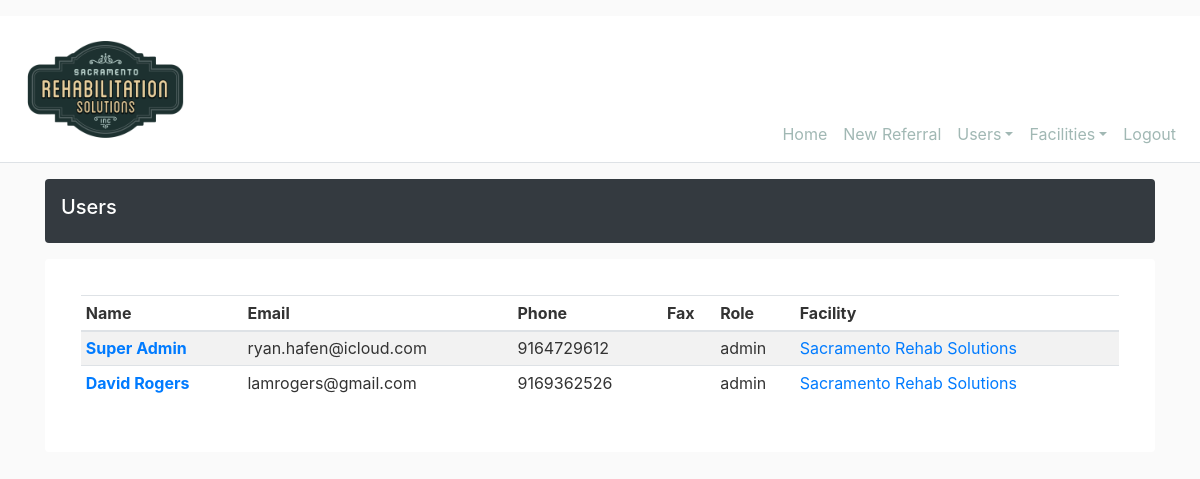
Page /user/list (signed in) on the committed database.
### srs_intake/models.py (models this page shows, shortened)
class User(db.Model, UserMixin):
    id = db.Column(db.Integer, primary_key=True, autoincrement=True)
    firstname = db.Column(db.String(20), nullable=True)
    lastname = db.Column(db.String(20), nullable=True)
    email = db.Column(db.String(120), unique=True, nullable=True)
    phone = db.Column(db.String(20), nullable=True)
    fax = db.Column(db.String(20), nullable=True)
    role = db.Column(db.String(20), nullable=True)
    password = db.Column(db.String(60), nullable=True)
    facility_id = db.Column(db.Integer, db.ForeignKey('facility.id'))

class Facility(db.Model):
    id = db.Column(db.Integer, primary_key=True, autoincrement=True)
    name = db.Column(db.String(50), nullable=True)
    address1 = db.Column(db.String(120), nullable=True)
    address2 = db.Column(db.String(120), nullable=True)
    city = db.Column(db.String(20), nullable=True)
    state = db.Column(db.String(2), nullable=True)
    zip_code = db.Column(db.String(10), nullable=True)
    source = db.Column(db.String(10), nullable=True)
    users = db.relationship('User', backref='facility_user', lazy=True)
    referrals = db.relationship('Referral', backref='facility_ref', lazy=True)

### srs_intake/users/routes.py (the view)
@users.route("/user/list")
@fresh_login_required
def list_users():
    user = User.query.get(current_user.id)
    if user.role == 'admin':
        users = User.query.all()
        return render_template('users/users_list.html', title="Users", users=users)
    else:
        abort(403)

### srs_intake/models.py (called while the page is built)
@login_manager.user_loader
def load_user(user_id):
    return User.query.get(int(user_id))

### srs_intake/templates/users/users_list.html
{% extends "layout.html" %}
{% block content %}
<div class="d-flex align-items-center p-3 my-3 text-white bg-dark rounded shadow-sm">
    <div class="lh-100">
        <h5 class="lh-100">
            {{ title }}
        </h5>
    </div>
</div>
    <div class="my-3 p-3 bg-white rounded shadow-sm">
        <div class="card-body table-responsive-md" >
            <table Class="table table-striped table-sm">
                <thead>
                    <tr>
                        <th scope="col">Name</th>
                        <th scope="col">Email</th>
                        <th scope="col">Phone</th>
                        <th scope="col">Fax</th>
                        <th scope="col">Role</th>
                        <th scope="col">Facility</th>
                    </tr>
                </thead>
                <tbody>
                    {% for user in users %}
                        <tr>
                            <th scope="col"><a href="{{ url_for('users.user', user_id=user.id)}}">{{ user.firstname }} {{ user.lastname }}</a></th>
                            <td>{{ user.email}}</td>
                            <td>{{ user.phone }}</td>
                            <td>{{ user.fax }}</td>
                            <td>{{ user.role }}</td>
                            <td scope="col"><a href="{{ url_for('facilities.facility', facility_id=user.facility_id)}}">{{ user.facility_user.name }}</a></td>
                        </tr>
                    {% endfor %}
                </tbody>
            </table>
        </div>
    </div>
{% endblock content %}

### srs_intake/static/css/main.css (style rules this page uses)
body { background: #fafafa; color: #333333; }
h1, h2, h3, h4, h5, h6 { color: #ffffff; }

### rows in the picture
User: firstname "Super", lastname "Admin", email "ryan.hafen@icloud.com", phone "9164729612", role "admin", facility_user.name "Sacramento Rehab Solutions"
User: firstname "David", lastname "Rogers", email "lamrogers@gmail.com", phone "9169362526", role "admin", facility_user.name "Sacramento Rehab Solutions"

### other values in the picture
{{ title }} "Users"
